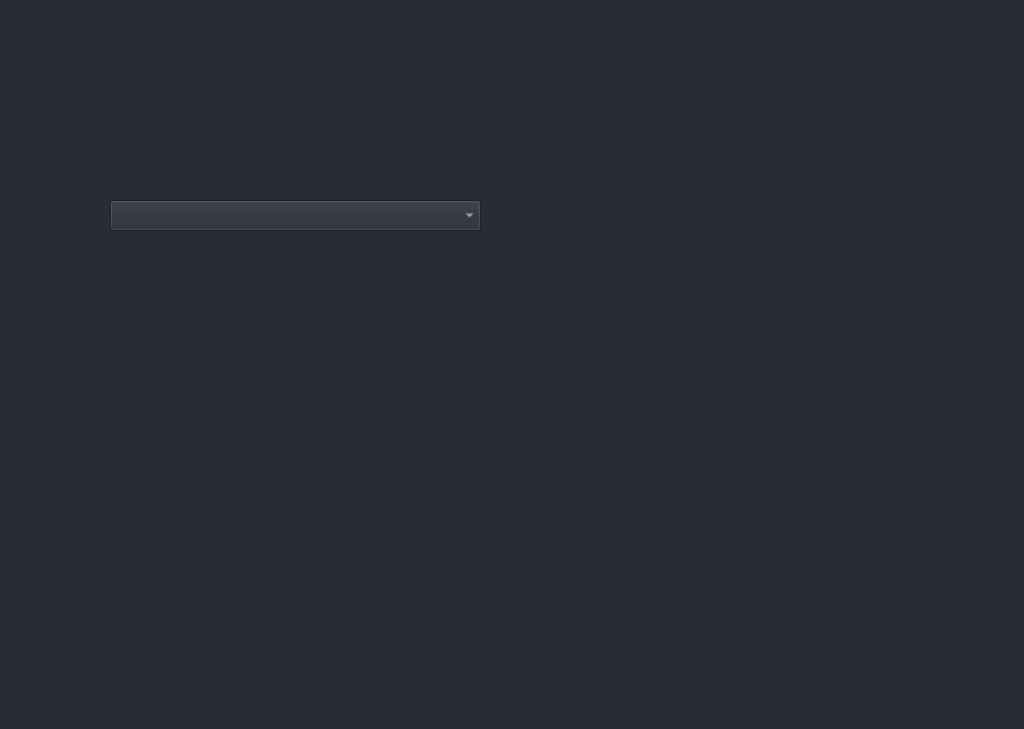
<?xml version="1.0" encoding="UTF-8"?>
<ui version="4.0">
 <class>Form</class>
 <widget class="QWidget" name="Form">
  <property name="geometry">
   <rect>
    <x>0</x>
    <y>0</y>
    <width>1024</width>
    <height>729</height>
   </rect>
  </property>
  <property name="palette">
   <palette>
    <active>
     <colorrole role="WindowText">
      <brush brushstyle="SolidPattern">
       <color alpha="255">
        <red>210</red>
        <green>210</green>
        <blue>210</blue>
       </color>
      </brush>
     </colorrole>
     <colorrole role="Button">
      <brush brushstyle="SolidPattern">
       <color alpha="255">
        <red>40</red>
        <green>44</green>
        <blue>52</blue>
       </color>
      </brush>
     </colorrole>
     <colorrole role="Light">
      <brush brushstyle="SolidPattern">
       <color alpha="255">
        <red>255</red>
        <green>255</green>
        <blue>255</blue>
       </color>
      </brush>
     </colorrole>
     <colorrole role="Midlight">
      <brush brushstyle="SolidPattern">
       <color alpha="255">
        <red>227</red>
        <green>227</green>
        <blue>227</blue>
       </color>
      </brush>
     </colorrole>
     <colorrole role="Dark">
      <brush brushstyle="SolidPattern">
       <color alpha="255">
        <red>160</red>
        <green>160</green>
        <blue>160</blue>
       </color>
      </brush>
     </colorrole>
     <colorrole role="Mid">
      <brush brushstyle="SolidPattern">
       <color alpha="255">
        <red>160</red>
        <green>160</green>
        <blue>160</blue>
       </color>
      </brush>
     </colorrole>
     <colorrole role="Text">
      <brush brushstyle="SolidPattern">
       <color alpha="255">
        <red>210</red>
        <green>210</green>
        <blue>210</blue>
       </color>
      </brush>
     </colorrole>
     <colorrole role="BrightText">
      <brush brushstyle="SolidPattern">
       <color alpha="255">
        <red>255</red>
        <green>255</green>
        <blue>255</blue>
       </color>
      </brush>
     </colorrole>
     <colorrole role="ButtonText">
      <brush brushstyle="SolidPattern">
       <color alpha="255">
        <red>210</red>
        <green>210</green>
        <blue>210</blue>
       </color>
      </brush>
     </colorrole>
     <colorrole role="Base">
      <brush brushstyle="SolidPattern">
       <color alpha="255">
        <red>40</red>
        <green>44</green>
        <blue>52</blue>
       </color>
      </brush>
     </colorrole>
     <colorrole role="Window">
      <brush brushstyle="SolidPattern">
       <color alpha="255">
        <red>40</red>
        <green>44</green>
        <blue>52</blue>
       </color>
      </brush>
     </colorrole>
     <colorrole role="Shadow">
      <brush brushstyle="SolidPattern">
       <color alpha="255">
        <red>105</red>
        <green>105</green>
        <blue>105</blue>
       </color>
      </brush>
     </colorrole>
     <colorrole role="AlternateBase">
      <brush brushstyle="SolidPattern">
       <color alpha="255">
        <red>245</red>
        <green>245</green>
        <blue>245</blue>
       </color>
      </brush>
     </colorrole>
     <colorrole role="ToolTipBase">
      <brush brushstyle="SolidPattern">
       <color alpha="255">
        <red>255</red>
        <green>255</green>
        <blue>220</blue>
       </color>
      </brush>
     </colorrole>
     <colorrole role="ToolTipText">
      <brush brushstyle="SolidPattern">
       <color alpha="255">
        <red>0</red>
        <green>0</green>
        <blue>0</blue>
       </color>
      </brush>
     </colorrole>
     <colorrole role="PlaceholderText">
      <brush brushstyle="SolidPattern">
       <color alpha="128">
        <red>210</red>
        <green>210</green>
        <blue>210</blue>
       </color>
      </brush>
     </colorrole>
    </active>
    <inactive>
     <colorrole role="WindowText">
      <brush brushstyle="SolidPattern">
       <color alpha="255">
        <red>210</red>
        <green>210</green>
        <blue>210</blue>
       </color>
      </brush>
     </colorrole>
     <colorrole role="Button">
      <brush brushstyle="SolidPattern">
       <color alpha="255">
        <red>40</red>
        <green>44</green>
        <blue>52</blue>
       </color>
      </brush>
     </colorrole>
     <colorrole role="Light">
      <brush brushstyle="SolidPattern">
       <color alpha="255">
        <red>255</red>
        <green>255</green>
        <blue>255</blue>
       </color>
      </brush>
     </colorrole>
     <colorrole role="Midlight">
      <brush brushstyle="SolidPattern">
       <color alpha="255">
        <red>227</red>
        <green>227</green>
        <blue>227</blue>
       </color>
      </brush>
     </colorrole>
     <colorrole role="Dark">
      <brush brushstyle="SolidPattern">
       <color alpha="255">
        <red>160</red>
        <green>160</green>
        <blue>160</blue>
       </color>
      </brush>
     </colorrole>
     <colorrole role="Mid">
      <brush brushstyle="SolidPattern">
       <color alpha="255">
        <red>160</red>
        <green>160</green>
        <blue>160</blue>
       </color>
      </brush>
     </colorrole>
     <colorrole role="Text">
      <brush brushstyle="SolidPattern">
       <color alpha="255">
        <red>210</red>
        <green>210</green>
        <blue>210</blue>
       </color>
      </brush>
     </colorrole>
     <colorrole role="BrightText">
      <brush brushstyle="SolidPattern">
       <color alpha="255">
        <red>255</red>
        <green>255</green>
        <blue>255</blue>
       </color>
      </brush>
     </colorrole>
     <colorrole role="ButtonText">
      <brush brushstyle="SolidPattern">
       <color alpha="255">
        <red>210</red>
        <green>210</green>
        <blue>210</blue>
       </color>
      </brush>
     </colorrole>
     <colorrole role="Base">
      <brush brushstyle="SolidPattern">
       <color alpha="255">
        <red>40</red>
        <green>44</green>
        <blue>52</blue>
       </color>
      </brush>
     </colorrole>
     <colorrole role="Window">
      <brush brushstyle="SolidPattern">
       <color alpha="255">
        <red>40</red>
        <green>44</green>
        <blue>52</blue>
       </color>
      </brush>
     </colorrole>
     <colorrole role="Shadow">
      <brush brushstyle="SolidPattern">
       <color alpha="255">
        <red>105</red>
        <green>105</green>
        <blue>105</blue>
       </color>
      </brush>
     </colorrole>
     <colorrole role="AlternateBase">
      <brush brushstyle="SolidPattern">
       <color alpha="255">
        <red>245</red>
        <green>245</green>
        <blue>245</blue>
       </color>
      </brush>
     </colorrole>
     <colorrole role="ToolTipBase">
      <brush brushstyle="SolidPattern">
       <color alpha="255">
        <red>255</red>
        <green>255</green>
        <blue>220</blue>
       </color>
      </brush>
     </colorrole>
     <colorrole role="ToolTipText">
      <brush brushstyle="SolidPattern">
       <color alpha="255">
        <red>0</red>
        <green>0</green>
        <blue>0</blue>
       </color>
      </brush>
     </colorrole>
     <colorrole role="PlaceholderText">
      <brush brushstyle="SolidPattern">
       <color alpha="128">
        <red>210</red>
        <green>210</green>
        <blue>210</blue>
       </color>
      </brush>
     </colorrole>
    </inactive>
    <disabled>
     <colorrole role="WindowText">
      <brush brushstyle="SolidPattern">
       <color alpha="255">
        <red>210</red>
        <green>210</green>
        <blue>210</blue>
       </color>
      </brush>
     </colorrole>
     <colorrole role="Button">
      <brush brushstyle="SolidPattern">
       <color alpha="255">
        <red>40</red>
        <green>44</green>
        <blue>52</blue>
       </color>
      </brush>
     </colorrole>
     <colorrole role="Light">
      <brush brushstyle="SolidPattern">
       <color alpha="255">
        <red>255</red>
        <green>255</green>
        <blue>255</blue>
       </color>
      </brush>
     </colorrole>
     <colorrole role="Midlight">
      <brush brushstyle="SolidPattern">
       <color alpha="255">
        <red>227</red>
        <green>227</green>
        <blue>227</blue>
       </color>
      </brush>
     </colorrole>
     <colorrole role="Dark">
      <brush brushstyle="SolidPattern">
       <color alpha="255">
        <red>160</red>
        <green>160</green>
        <blue>160</blue>
       </color>
      </brush>
     </colorrole>
     <colorrole role="Mid">
      <brush brushstyle="SolidPattern">
       <color alpha="255">
        <red>160</red>
        <green>160</green>
        <blue>160</blue>
       </color>
      </brush>
     </colorrole>
     <colorrole role="Text">
      <brush brushstyle="SolidPattern">
       <color alpha="255">
        <red>210</red>
        <green>210</green>
        <blue>210</blue>
       </color>
      </brush>
     </colorrole>
     <colorrole role="BrightText">
      <brush brushstyle="SolidPattern">
       <color alpha="255">
        <red>255</red>
        <green>255</green>
        <blue>255</blue>
       </color>
      </brush>
     </colorrole>
     <colorrole role="ButtonText">
      <brush brushstyle="SolidPattern">
       <color alpha="255">
        <red>210</red>
        <green>210</green>
        <blue>210</blue>
       </color>
      </brush>
     </colorrole>
     <colorrole role="Base">
      <brush brushstyle="SolidPattern">
       <color alpha="255">
        <red>40</red>
        <green>44</green>
        <blue>52</blue>
       </color>
      </brush>
     </colorrole>
     <colorrole role="Window">
      <brush brushstyle="SolidPattern">
       <color alpha="255">
        <red>40</red>
        <green>44</green>
        <blue>52</blue>
       </color>
      </brush>
     </colorrole>
     <colorrole role="Shadow">
      <brush brushstyle="SolidPattern">
       <color alpha="255">
        <red>0</red>
        <green>0</green>
        <blue>0</blue>
       </color>
      </brush>
     </colorrole>
     <colorrole role="AlternateBase">
      <brush brushstyle="SolidPattern">
       <color alpha="255">
        <red>245</red>
        <green>245</green>
        <blue>245</blue>
       </color>
      </brush>
     </colorrole>
     <colorrole role="ToolTipBase">
      <brush brushstyle="SolidPattern">
       <color alpha="255">
        <red>255</red>
        <green>255</green>
        <blue>220</blue>
       </color>
      </brush>
     </colorrole>
     <colorrole role="ToolTipText">
      <brush brushstyle="SolidPattern">
       <color alpha="255">
        <red>0</red>
        <green>0</green>
        <blue>0</blue>
       </color>
      </brush>
     </colorrole>
     <colorrole role="PlaceholderText">
      <brush brushstyle="SolidPattern">
       <color alpha="128">
        <red>210</red>
        <green>210</green>
        <blue>210</blue>
       </color>
      </brush>
     </colorrole>
    </disabled>
   </palette>
  </property>
  <property name="windowTitle">
   <string>Form</string>
  </property>
  <widget class="QComboBox" name="comboBox">
   <property name="geometry">
    <rect>
     <x>110</x>
     <y>200</y>
     <width>371</width>
     <height>31</height>
    </rect>
   </property>
  </widget>
 </widget>
 <resources/>
 <connections/>
</ui>
